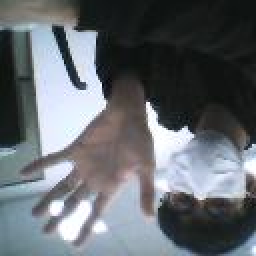
#> input picture dataset/Open_Hand/5-145-_png_jpg.rf.2uwbT3nZnw5IedFeOOt4.jpg, 128 x 128 px (shown 2 times larger)
$ python -i handdetection.py   (imports and definitions only)
#> lines starting #> are read from the running program, lines starting #| are printed output that depends on the picture; after the words box and inside, x2 and y2 are one past the last pixel; in counts of white or black regions, pixels touching at a corner belong together
#> further down, picture is the input picture: shape (128, 128, 3); mean B, G, R 111.3, 106.4, 101.2
# handdetection.py
import cv2
import numpy as np

def segmenthand_adaptive(frame):
    """Adaptive hand segmentation (used in main.py)"""
    hsv = cv2.cvtColor(frame, cv2.COLOR_BGR2HSV)
#> hsv: shape (128, 128, 3); mean H, S, V 87.7, 37.1, 113.8

    # Multiple skin tone ranges for robustness
    lower_skin1 = np.array([0, 20, 70])
    upper_skin1 = np.array([17, 255, 255])
    lower_skin2 = np.array([17, 70, 70])
    upper_skin2 = np.array([20, 255, 255])

    mask1 = cv2.inRange(hsv, lower_skin1, upper_skin1)
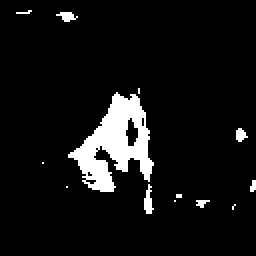
#> mask1: shape (128, 128) (shown 2 times larger); 7.2% white; 13 white regions (9 under 20 px), largest, box (x1, y1, x2, y2) and area: (34, 46, 77, 96) 1025, (72, 92, 77, 107) 44, (28, 6, 39, 11) 32, (118, 64, 124, 71) 28
    mask2 = cv2.inRange(hsv, lower_skin2, upper_skin2)
#> mask2: shape (128, 128); every value is 0
    mask = mask1 | mask2

    # Noise removal
    kernel = np.ones((3, 3), np.uint8)
    mask = cv2.morphologyEx(mask, cv2.MORPH_CLOSE, kernel)
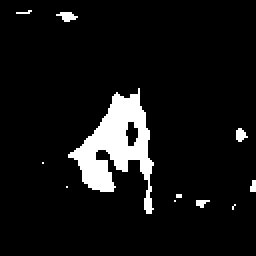
#> mask: shape (128, 128) (shown 2 times larger); 7.5% white; 11 white regions (8 under 20 px), largest, box (x1, y1, x2, y2) and area: (34, 44, 77, 107) 1114, (28, 6, 39, 11) 33, (118, 64, 124, 71) 28
    mask = cv2.morphologyEx(mask, cv2.MORPH_OPEN, kernel)
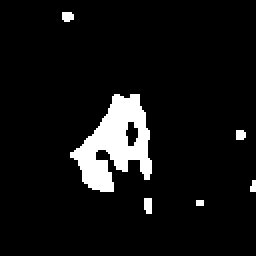
#> mask: shape (128, 128) (shown 2 times larger); 7.1% white; 6 white regions (2 under 20 px), largest, box (x1, y1, x2, y2) and area: (35, 47, 76, 96) 1058, (72, 99, 76, 107) 30, (31, 6, 37, 11) 26, (118, 65, 123, 70) 23

    return mask

>>> import cv2
>>> picture = cv2.imread('dataset/Open_Hand/5-145-_png_jpg.rf.2uwbT3nZnw5IedFeOOt4.jpg')
>>> result = segmenthand_adaptive(picture)

$ run again, on dataset/Open_Hand/5-195-_png_jpg.rf.vslF2oyEMoCYCJtOybxC.jpg
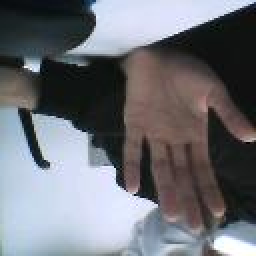
#> input picture dataset/Open_Hand/5-195-_png_jpg.rf.vslF2oyEMoCYCJtOybxC.jpg, 128 x 128 px (shown 2 times larger)
#> picture is the input picture: shape (128, 128, 3); mean B, G, R 118.5, 112.3, 110.3
#> hsv: shape (128, 128, 3); mean H, S, V 75.6, 47.8, 124.4
#> in segmenthand_adaptive, `mask1 = cv2.inRange(hsv, lower_skin1, upper_skin1)`:
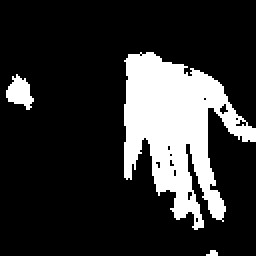
#> mask1: shape (128, 128) (shown 2 times larger); 19.3% white; 3 white regions (1 under 20 px), largest, box (x1, y1, x2, y2) and area: (62, 26, 128, 115) 2996, (3, 37, 17, 55) 148
#> mask2: shape (128, 128); every value is 0
#> in segmenthand_adaptive, `mask = cv2.morphologyEx(mask, cv2.MORPH_CLOSE, kernel)`:
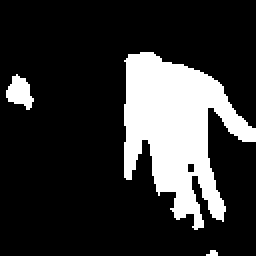
#> mask: shape (128, 128) (shown 2 times larger); 20% white; 3 white regions (1 under 20 px), largest, box (x1, y1, x2, y2) and area: (62, 26, 128, 115) 3104, (3, 37, 17, 55) 152

$ run again, on dataset/Open_Hand/IMG_8266_jpg.rf.iplsJz3Z9i8i6gPSejaM.jpg
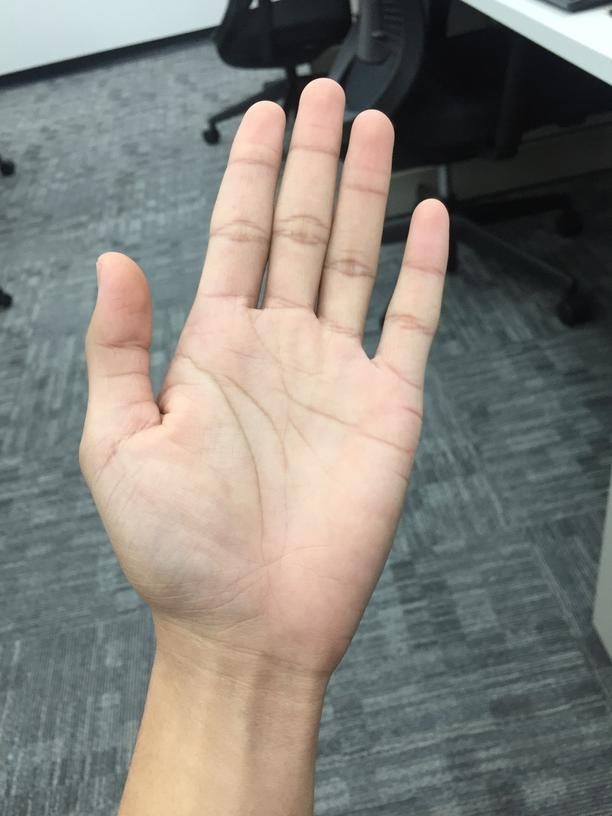
#> input picture dataset/Open_Hand/IMG_8266_jpg.rf.iplsJz3Z9i8i6gPSejaM.jpg, 612 x 816 px
#> picture is the input picture: shape (816, 612, 3); mean B, G, R 121.7, 128.3, 130.9
#> hsv: shape (816, 612, 3); mean H, S, V 64.4, 43.7, 139.1
#> in segmenthand_adaptive, `mask1 = cv2.inRange(hsv, lower_skin1, upper_skin1)`:
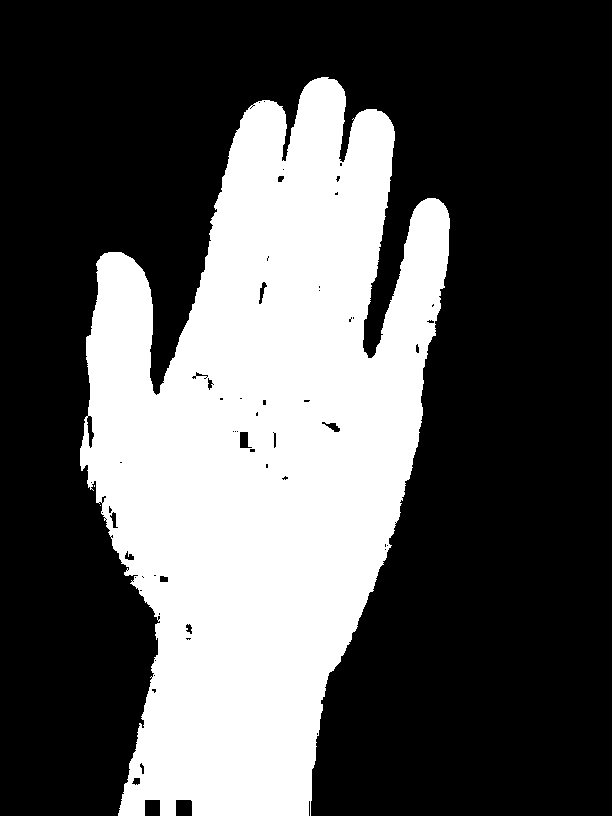
#> mask1: shape (816, 612); 33.7% white; 3 white regions (2 under 20 px), largest, box (x1, y1, x2, y2) and area: (80, 77, 450, 816) 168371
#> mask2: shape (816, 612); 1.3% white; 57 white regions (45 under 20 px), largest, box (x1, y1, x2, y2) and area: (128, 715, 208, 816) 5487, (154, 609, 208, 644) 348, (176, 687, 180, 704) 63
#> in segmenthand_adaptive, `mask = cv2.morphologyEx(mask, cv2.MORPH_CLOSE, kernel)`:
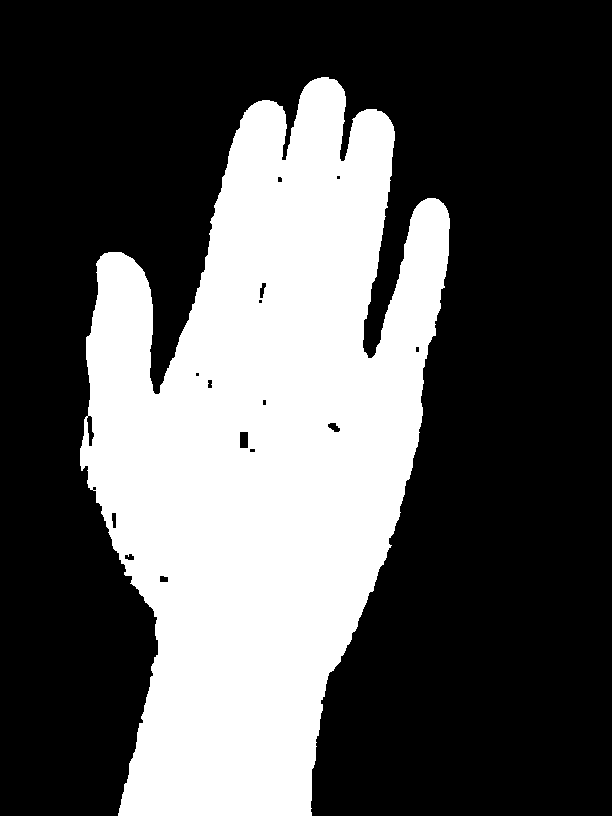
#> mask: shape (816, 612); 33.9% white; 1 white region, box (x1, y1, x2, y2) and area: (80, 77, 450, 816) 169533
